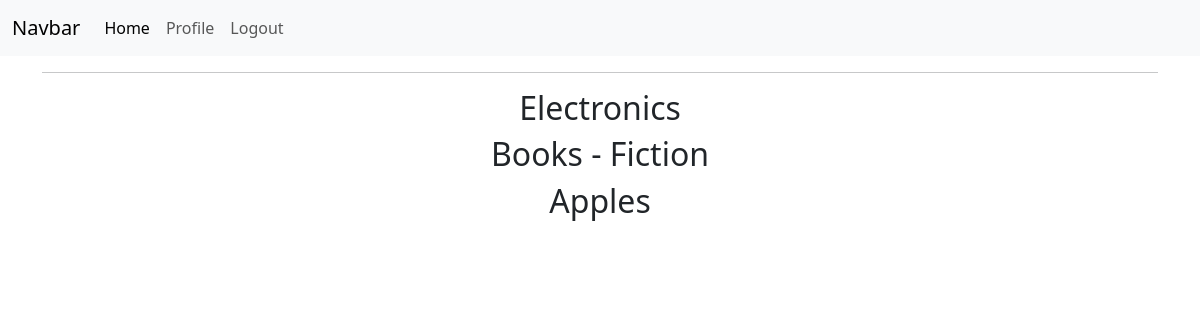
/ (signed in), run on an earlier commit of the app's database.
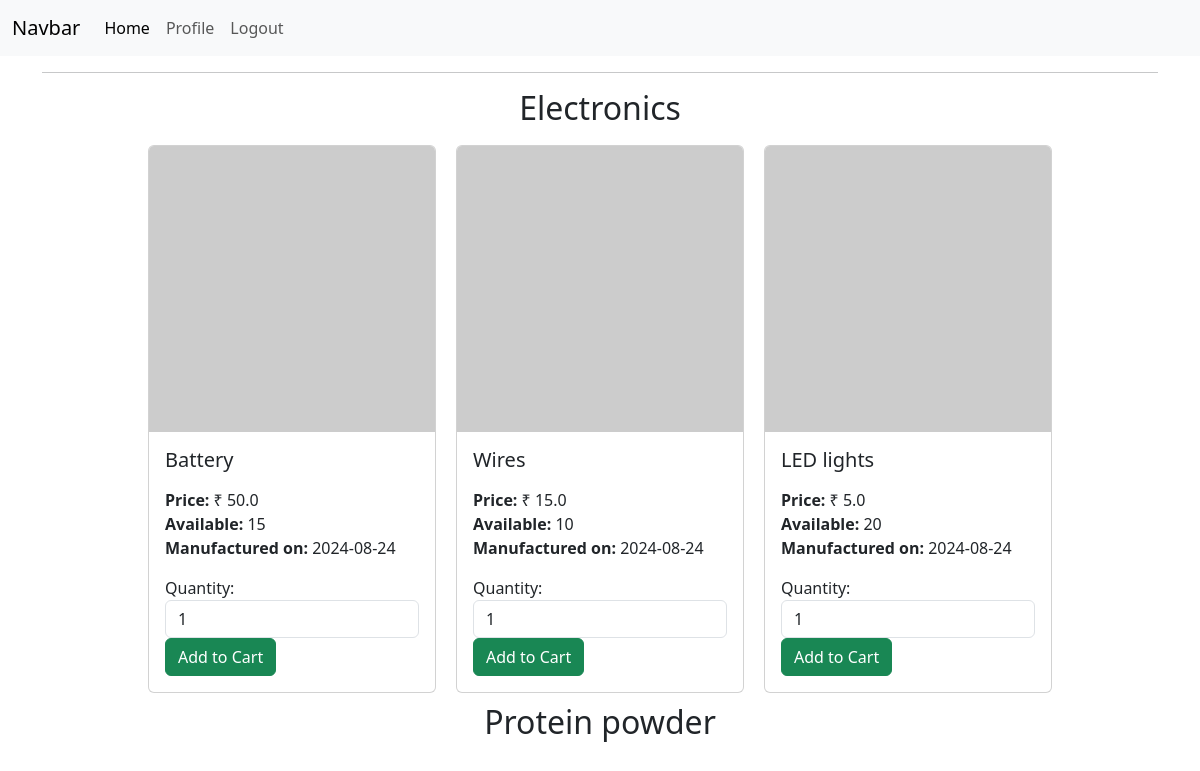
And on a later commit of the database.
### models.py (models this page shows)
class Category(db.Model):
    id = db.Column(db.Integer, primary_key=True)
    name = db.Column(db.String(32), unique=True)
    products = db.relationship('Product', backref='category', lazy=True, cascade="all, delete")

class Product(db.Model):
    id = db.Column(db.Integer, primary_key=True)
    name = db.Column(db.String(32), unique=True)
    price = db.Column(db.Float, nullable=False)
    category_id = db.Column(db.Integer, db.ForeignKey('category.id'),nullable=False)
    quantity = db.Column(db.Integer, nullable=False)
    man_date = db.Column(db.Date, nullable=False)
    carts = db.relationship('Cart', backref='product', lazy=True, cascade="all, delete")
    orders = db.relationship('Order', backref='product', lazy=True, cascade="all, delete")

### routes.py (the view)
@app.route('/')
@auth_required
def index():
    user = User.query.get(session['user_id'])
    if user.is_admin:
        return redirect(url_for('admin'))
    categories=Category.query.all()
    return render_template('index.html', categories=categories)

### routes.py (called while the page is built)
def auth_required(func):
    @wraps(func)
    def inner(*args, **kwargs):
        if 'user_id' in session:
            return func(*args, **kwargs)
        else:
            flash('Please login to continue')
            return redirect(url_for('login'))
    return inner

### templates/index.html (shortened to what this page needs)
{% extends 'layout.html' %}
{% block content %}
<hr>
<div class="categories-list">
    {% for category in categories %}
        <h2>{{ category.name }}</h2>
        <div class="products">
            {% for product in category.products %}
            <div class="card" style="width: 18rem;">
                <img src="https://picsum.photos/150/150" class="card-img-top" alt="{{product.name}}">
                <div class="card-body">
                  <h5 class="card-title">{{product.name}}</h5>
                  <p class="card-text">
                    <div class="price">
                        <strong>Price:</strong>
                        &#8377;   {{product.price}}
                    </div>
                    <div class="quantity">
                        <strong>Available:</strong>
                        {{product.quantity}}
                    </div>
                    <div class="man_date">
                        <strong>Manufactured on:</strong>
                        {{product.man_date}}
                    </div>
                </p>
                    <div class="quantity_input">
                        <form action="{{url_for('add_to_cart', product_id = product.id)}}" method="POST" class="form">
                            <label form="quantity">Quantity:</label>
                            <input class="form-control"
                            type="number" name="quantity"
                            id="quantity" min="1"
                            max="{{product.quantity}}" value="1">
                            <input type="submit" value="Add to Cart" class="btn btn-success">
                        </form>
                    </div>
                </div>
              </div>
            {% endfor %}
        </div>
    {% endfor %}
</div>
{% endblock %}

What changed in the data, as far as the page shows it:
removed Category: name "Books - Fiction"
removed Category: name "Apples"
added Product: name "Battery", price "50.0", quantity "15", man_date "2024-08-24", shown under Category "Electronics"
added Product: name "Wires", price "15.0", quantity "10", man_date "2024-08-24", shown under Category "Electronics"
added Product: name "LED lights", price "5.0", quantity "20", man_date "2024-08-24", shown under Category "Electronics"
added Category: name "Protein powder"
